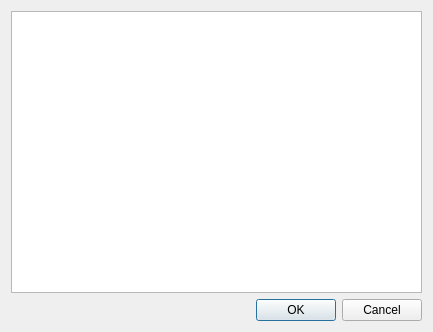
<?xml version="1.0" encoding="UTF-8"?>
<ui version="4.0">
 <class>Dialog</class>
 <widget class="QDialog" name="Dialog">
  <property name="geometry">
   <rect>
    <x>0</x>
    <y>0</y>
    <width>433</width>
    <height>332</height>
   </rect>
  </property>
  <property name="windowTitle">
   <string>Dialog</string>
  </property>
  <layout class="QVBoxLayout" name="verticalLayout_2">
   <item>
    <layout class="QVBoxLayout" name="verticalLayout">
     <item>
      <layout class="QHBoxLayout" name="horizontalLayout">
       <item>
        <widget class="QTreeView" name="treeView"/>
       </item>
       <item>
        <layout class="QVBoxLayout" name="verticalLayout_3"/>
       </item>
      </layout>
     </item>
     <item>
      <widget class="QDialogButtonBox" name="buttonBox">
       <property name="standardButtons">
        <set>QDialogButtonBox::Cancel|QDialogButtonBox::Ok</set>
       </property>
      </widget>
     </item>
    </layout>
   </item>
  </layout>
 </widget>
 <resources/>
 <connections/>
</ui>
